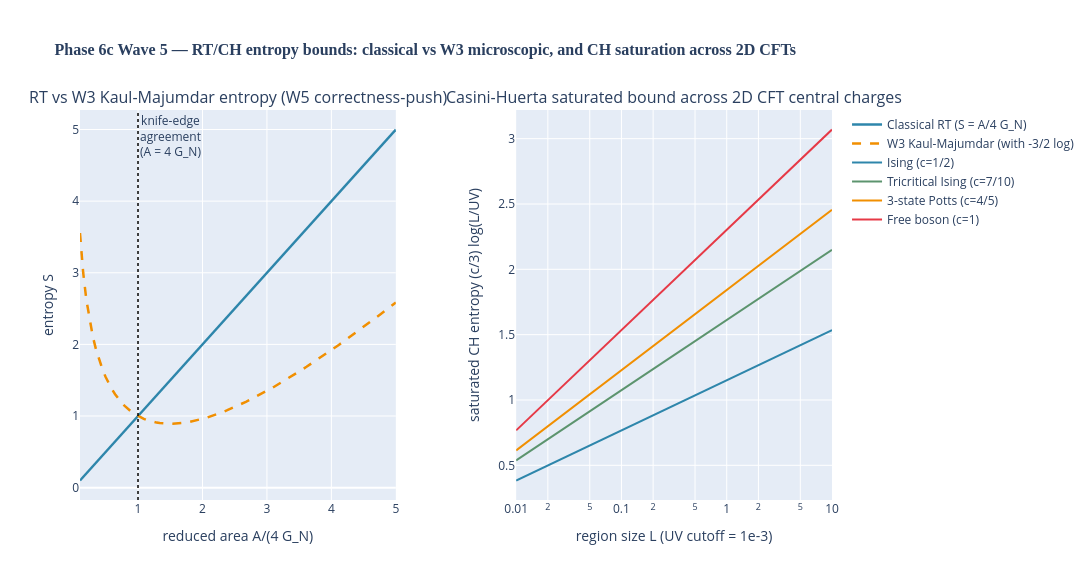

The notebook cell saved with this chart:
### Markdown cell above
## 8. Figure — RT/KM crossing at the knife-edge + CH saturation across CFTs

**Left panel.** Classical RT (linear, steel-blue solid) vs W3 Kaul-Majumdar (dashed amber) across reduced area $A/(4 G_N) \in [0.1, 5.0]$. The two curves cross at exactly reduced area = 1 — the knife-edge. Below 1, KM > RT (negative log correction lifts KM above the linear); above 1, RT > KM.

**Right panel.** Saturated CH entropy $(c/3)\log(L/\epsilon)$ across canonical 2D CFTs (Ising c = 1/2, tricritical Ising c = 7/10, 3-state Potts c = 4/5, free boson c = 1), plotted on a log-$L$ axis. All four are linear on the semilog plot, separated by central charge.

### Code cell
# viz-ref: fig_rt_ch_bounds_mtc
fig_rt_ch_bounds_mtc().show()
